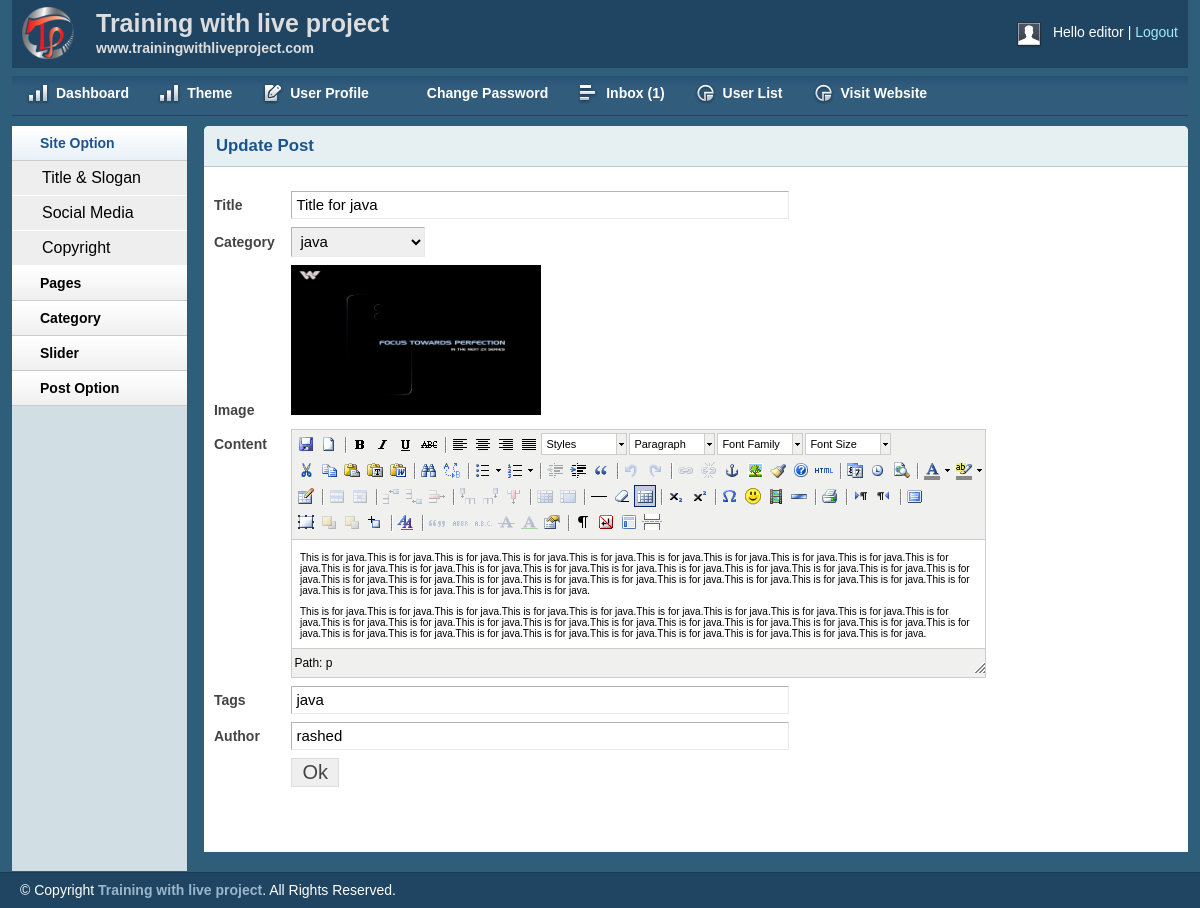
The app's page /admin/viewpost.php?viewpostid=15 (signed in) with its own data.
### tables this page shows
CREATE TABLE `tbl_post` (
  `id` int(11) NOT NULL,
  `cat` int(11) NOT NULL,
  `title` varchar(255) NOT NULL,
  `body` text NOT NULL,
  `image` varchar(255) NOT NULL,
  `author` varchar(255) NOT NULL,
  `tags` varchar(255) NOT NULL,
  `date` timestamp NOT NULL DEFAULT CURRENT_TIMESTAMP,
  `userid` int(11) NOT NULL
);

CREATE TABLE `tbl_category` (
  `id` int(11) NOT NULL,
  `name` varchar(50) NOT NULL
);

### lib/Database.php (called while the page is built, shortened)
<?php
Class Database{
	public $host   = DB_HOST;
	public $user   = DB_USER;
	public $pass   = DB_PASS;
	public $dbname = DB_NAME;
	public $link;
	private function connectDB(){
	$this->link = new mysqli($this->host, $this->user, $this->pass, $this->dbname);
 }
	public function select($query){
		$result = $this->link->query($query) or die($this->link->error.__LINE__);
		if($result->num_rows > 0){
			return $result;
		} else {
			return false;
		}
	}
}

### admin/viewpost.php (the view, shortened to what this page needs)
<?php include_once 'inc/header.php'; ?>
<?php include_once 'inc/sidebar.php' ?>
<?php
    if (!isset($_GET['viewpostid']) || $_GET['viewpostid'] == NULL) {
        echo "<script>window.location = 'postlist.php';</script>";
    }else{
        $postid = $_GET['viewpostid'];
    }
 ?>
        <div class="grid_10">
            <div class="box round first grid">
                <h2>Update Post</h2>
                <div class="block">
            <?php
                $query = "SELECT * FROM tbl_post WHERE id = '$postid' ORDER BY id DESC";
                $getpost = $db->select($query);
                while ($postresult = $getpost->fetch_assoc()) {
             ?>
                    <form action="" method="post" enctype="multipart/form-data">
                        <table class="form">
                            <tr>
                                <td>
                                    <label>Title</label>
                                </td>
                                <td>
                                    <input type="text" readonly value="<?php echo $postresult['title']; ?>" class="medium" />
                                </td>
                            </tr>
                            <tr>
                                <td>
                                    <label>Category</label>
                                </td>
                                <td>
                                    <select id="select">
                                    <?php
                                        $query = "SELECT * FROM tbl_category";
                                        $category = $db->select($query);
                                        if ($category) {
                                            while ($result = $category->fetch_assoc()) {
                                     ?>
                                        <option
                                            <?php
                                                if ($postresult['cat'] == $result['id']) {?>
                                                selected="selected"
                                            <?php  }
                                             ?>
                                         value="<?php echo $result['id']; ?>"><?php echo $result['name']; ?></option>
                                        <?php } } ?>
                                    </select>
                                </td>
                            </tr>
                            <tr>
                                <td>
                                    <label>Image</label>
                                </td>
                                <td>
                                    <img src="<?php echo $postresult['image']; ?>" alt="" height="150px" width="250px"><br>
                                </td>
                            </tr>
                            <tr>
                                <td style="vertical-align: top; padding-top: 9px;">
                                    <label>Content</label>
                                </td>
                                <td>
                                </td>
                            </tr>
                            <tr>
                                <td>
                                    <label>Tags</label>
                                </td>
                                <td>
                                    <input type="text" readonly value="<?php echo $postresult['tags']; ?>" class="medium" />
                                </td>
                            </tr>
                            <tr>
                                <td>
                                    <label>Author</label>
                                </td>
                                <td>
                                    <input type="text" readonly value="<?php echo $postresult['author']; ?>" class="medium" />
                                </td>
                            </tr>
    						<tr>
                                <td></td>
                                <td>
                                    <input type="submit" name="submit" Value="Ok" />
                                </td>
                            </tr>
                        </table>
                    </form>
            <?php } ?>
                </div>
            </div>
        </div>
<?php include_once 'inc/footer.php'; ?>

### admin/css/layout.css (style rules this page uses)
body { background: #fff none repeat scroll 0 0; color: #444; font-size: 14px; padding: 0; }
h1, h2, h3, h4, h5, h6 { line-height:1.2em; margin-bottom:.3em; }
h2 { margin-top:1em; }
.box { background:#fff; margin-bottom:20px; padding:10px 10px 10px 10px; margin-left:-8px; }
.box.grid { padding-bottom:40px; }
.box.round { -moz-border-radius: 5px 5px 0px 0px; -webkit-border-radius: 5px 5px 0px 0px; border-radius: 5px 5px 0px 0px; }
.box h2 { font-size:1.2em; font-weight:bold; color:#1B548D; background:#E6F0F3; margin:-10px -10px 0 -10px; padding:10px 12px; border-bottom:1px solid #B3CBD6; -moz-border-radius: 5px 5px 0px 0px; -webkit-border-radius: 5px 5px 0px 0px; border-radius: 5px 5px 0px 0px; }
.box.first { min-height: 406px; }
.block { padding-top:20px; }
table.form { width:100%; }
table.form td { padding:4px 0px; }
table.form label { font-weight:bold; }
table.form input, table.form select { font-size: 15px; padding: 4px 4px 5px 4px; border-top: 1px solid #b3b3b3; border-left: 1px solid #b3b3b3; border-right: 1px solid #eaeaea; border-bottom: 1px solid #eaeaea; }
table.form input[type="submit"] { border: 1px solid #ddd; color: #444; cursor: pointer; font-size: 20px; padding: 2px 10px; }
input.medium { width: 55%; }
.block { padding-bottom:1px; }

### admin/js/tiny-mce/themes/advanced/skins/default/content.css (style rules this page uses)
body, td, pre { color:#000; font-family:Verdana, Arial, Helvetica, sans-serif; font-size:10px; margin:8px; }
body { background:#FFF; }
h2 { font-size: 1.5em }
img { border:0; }
table, img, hr, .mceItemAnchor { cursor:default }
table td, table th { cursor:text }

### records on screen
tbl_post: title "Title for java", cat.name "java", image (picture), tags "java", author "rashed"

### other values on screen
Session::get('username') "editor"
$count "1"
